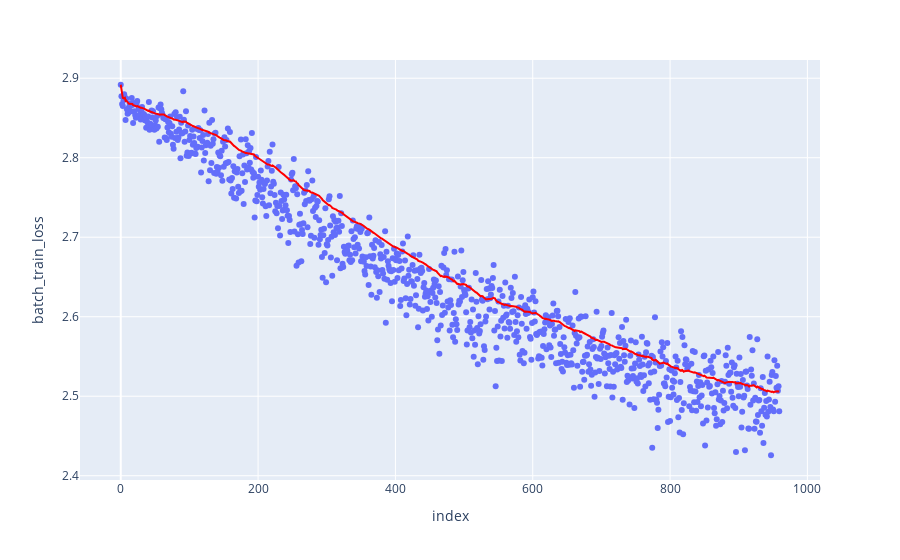

This figure's notebook cell:
### Code cell
import plotly.express as px

px.scatter(training_metrics, y="batch_train_loss", trendline="ewm", trendline_options={"com":60}, trendline_color_override="red")

### Figure 1 — Plotly figure (JSON) as saved in the notebook; plotly's stock layout.template omitted (floating-point values rounded to 4 significant figures; data arrays with more than 128 entries replaced by an {"elided": "..."} marker saying what was removed)
{"data": [{"hovertemplate": "index=%{x}<br>batch_train_loss=%{y}<extra></extra>", "legendgroup": "", "marker": {"color": "#636efa", "symbol": "circle"}, "mode": "markers", "name": "", "orientation": "v", "showlegend": false, "type": "scatter", "x": {"elided": "960 int values"}, "xaxis": "x", "y": {"elided": "960 float values"}, "yaxis": "y"}, {"hovertemplate": "<b>Exponentially Weighted mean trendline</b><br><br>index=%{x}<br>batch_train_loss=%{y} <b>(trend)</b><extra></extra>", "legendgroup": "", "line": {"color": "red"}, "marker": {"color": "#636efa", "symbol": "circle"}, "mode": "lines", "name": "", "showlegend": false, "type": "scatter", "x": {"elided": "960 int values"}, "xaxis": "x", "y": {"elided": "960 float values"}, "yaxis": "y"}], "layout": {"legend": {"tracegroupgap": 0}, "margin": {"t": 60}, "xaxis": {"anchor": "y", "domain": [0, 1], "title": {"text": "index"}}, "yaxis": {"anchor": "x", "domain": [0, 1], "title": {"text": "batch_train_loss"}}}}
